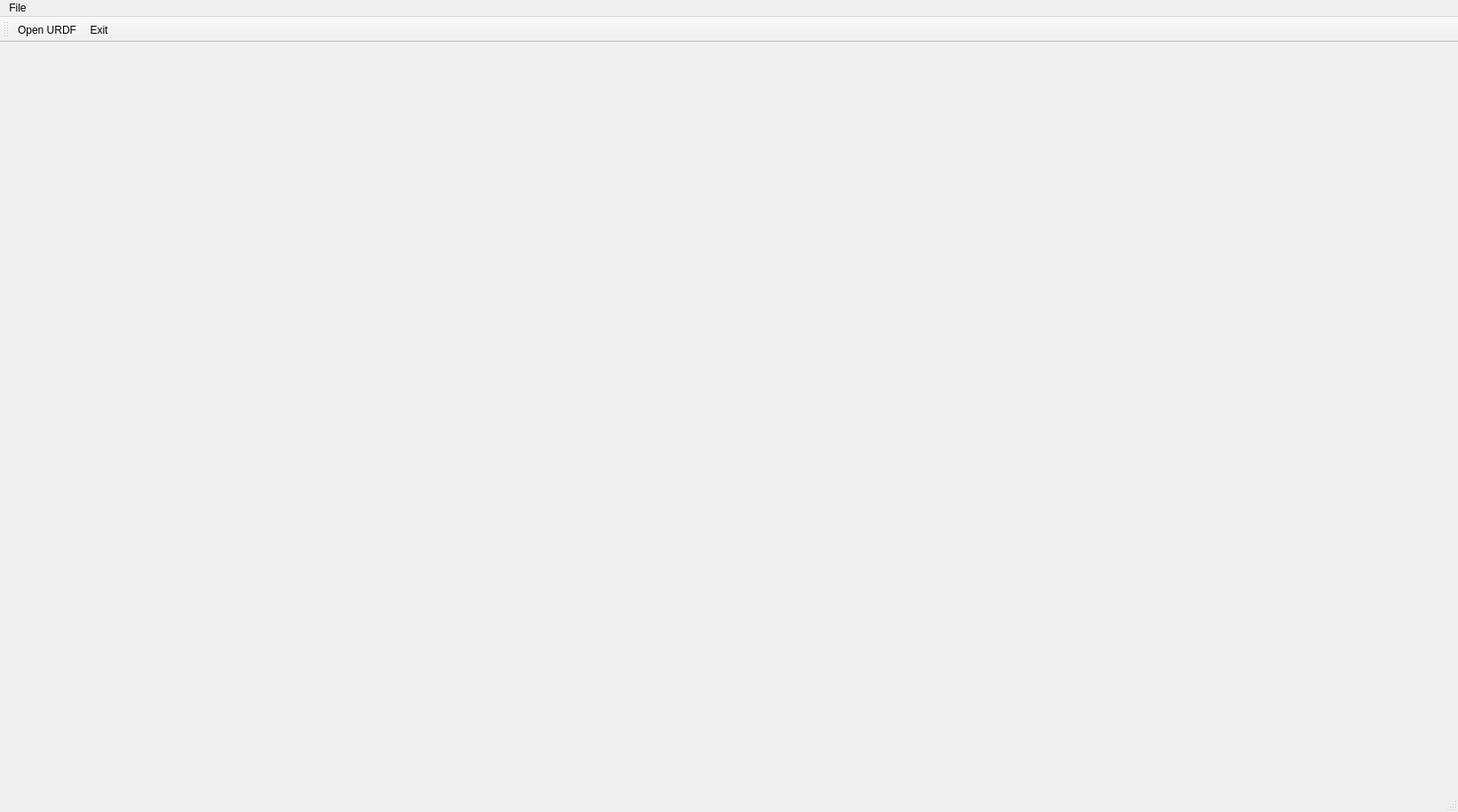
<?xml version="1.0" encoding="UTF-8"?>
<ui version="4.0">
 <class>MainWindow</class>
 <widget class="QMainWindow" name="MainWindow">
  <property name="geometry">
   <rect>
    <x>0</x>
    <y>0</y>
    <width>1642</width>
    <height>915</height>
   </rect>
  </property>
  <property name="windowTitle">
   <string>MainWindow</string>
  </property>
  <widget class="QWidget" name="centralWidget">
   <layout class="QHBoxLayout" name="horizontalLayout_5">
    <item>
     <layout class="QHBoxLayout" name="horizontalLayout_2">
      <item>
       <layout class="QVBoxLayout" name="verticalLayout_2"/>
      </item>
      <item>
       <widget class="MyOpenGLWidget" name="widget" native="true">
        <property name="sizePolicy">
         <sizepolicy hsizetype="Expanding" vsizetype="Expanding">
          <horstretch>0</horstretch>
          <verstretch>0</verstretch>
         </sizepolicy>
        </property>
        <property name="minimumSize">
         <size>
          <width>1500</width>
          <height>800</height>
         </size>
        </property>
       </widget>
      </item>
     </layout>
    </item>
   </layout>
  </widget>
  <widget class="QMenuBar" name="menuBar">
   <property name="geometry">
    <rect>
     <x>0</x>
     <y>0</y>
     <width>1642</width>
     <height>31</height>
    </rect>
   </property>
   <widget class="QMenu" name="menuFile">
    <property name="title">
     <string>File</string>
    </property>
    <addaction name="actionExit"/>
   </widget>
   <addaction name="menuFile"/>
  </widget>
  <widget class="QToolBar" name="mainToolBar">
   <attribute name="toolBarArea">
    <enum>TopToolBarArea</enum>
   </attribute>
   <attribute name="toolBarBreak">
    <bool>false</bool>
   </attribute>
   <addaction name="actionOpen_URDF"/>
   <addaction name="actionExit"/>
  </widget>
  <widget class="QStatusBar" name="statusBar"/>
  <action name="actionOpen_URDF">
   <property name="icon">
    <iconset>
     <normaloff>:/rec/img/open file.png</normaloff>:/rec/img/open file.png</iconset>
   </property>
   <property name="text">
    <string>Open URDF</string>
   </property>
  </action>
  <action name="actionExit">
   <property name="icon">
    <iconset>
     <normaloff>:/rec/img/images.jpg</normaloff>:/rec/img/images.jpg</iconset>
   </property>
   <property name="text">
    <string>Exit</string>
   </property>
  </action>
 </widget>
 <layoutdefault spacing="6" margin="11"/>
 <customwidgets>
  <customwidget>
   <class>MyOpenGLWidget</class>
   <extends>QWidget</extends>
   <header location="global">myopenglwidget.h</header>
   <container>1</container>
  </customwidget>
 </customwidgets>
 <resources/>
 <connections/>
</ui>
